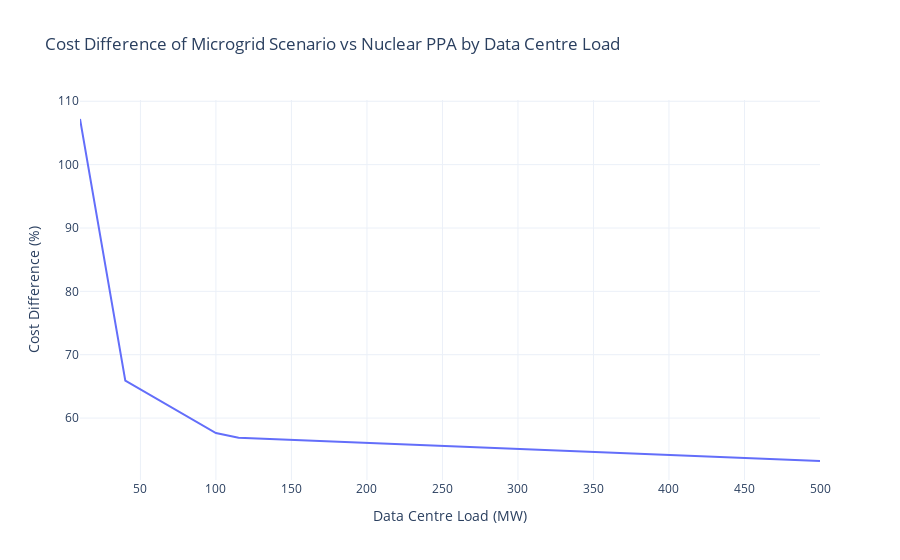

Notebook source saved alongside this figure:
### Code cell
# Create a DataFrame for cost differences
cost_difference_df = pd.DataFrame.from_dict(
    cost_difference_percentages, orient="index", columns=["Cost Difference (%)"]
).reset_index(names="Data Centre Load (MW)")

# Prepare data for extrapolation
X = cost_difference_df["Data Centre Load (MW)"].to_numpy().reshape(-1, 1)
y = cost_difference_df["Cost Difference (%)"].to_numpy()

# Plot actual data and extrapolation
fig = px.line(
    cost_difference_df,
    x="Data Centre Load (MW)",
    y="Cost Difference (%)",
    title="Cost Difference of Microgrid Scenario vs Nuclear PPA by Data Centre Load",
    labels={"Data Centre Load (MW)": "Data Centre Load (MW)", "Cost Difference (%)": "Cost Difference (%)"},
    template="plotly_white",
)

fig.update_layout(
    xaxis_title="Data Centre Load (MW)",
    yaxis_title="Cost Difference (%)",
    showlegend=True,
)
fig.show()

### Figure 1 — Plotly figure (JSON) as saved in the notebook; plotly's stock layout.template omitted (floating-point values rounded to 4 significant figures)
{"data": [{"hovertemplate": "Data Centre Load (MW)=%{x}<br>Cost Difference (%)=%{y}<extra></extra>", "legendgroup": "", "line": {"color": "#636efa", "dash": "solid"}, "marker": {"symbol": "circle"}, "mode": "lines", "name": "", "orientation": "v", "showlegend": false, "type": "scatter", "x": [10, 40, 100, 115, 500], "xaxis": "x", "y": [107.2, 65.89, 57.63, 56.91, 53.22], "yaxis": "y"}], "layout": {"legend": {"tracegroupgap": 0}, "showlegend": true, "title": {"text": "Cost Difference of Microgrid Scenario vs Nuclear PPA by Data Centre Load"}, "xaxis": {"anchor": "y", "domain": [0, 1], "title": {"text": "Data Centre Load (MW)"}}, "yaxis": {"anchor": "x", "domain": [0, 1], "title": {"text": "Cost Difference (%)"}}}}
